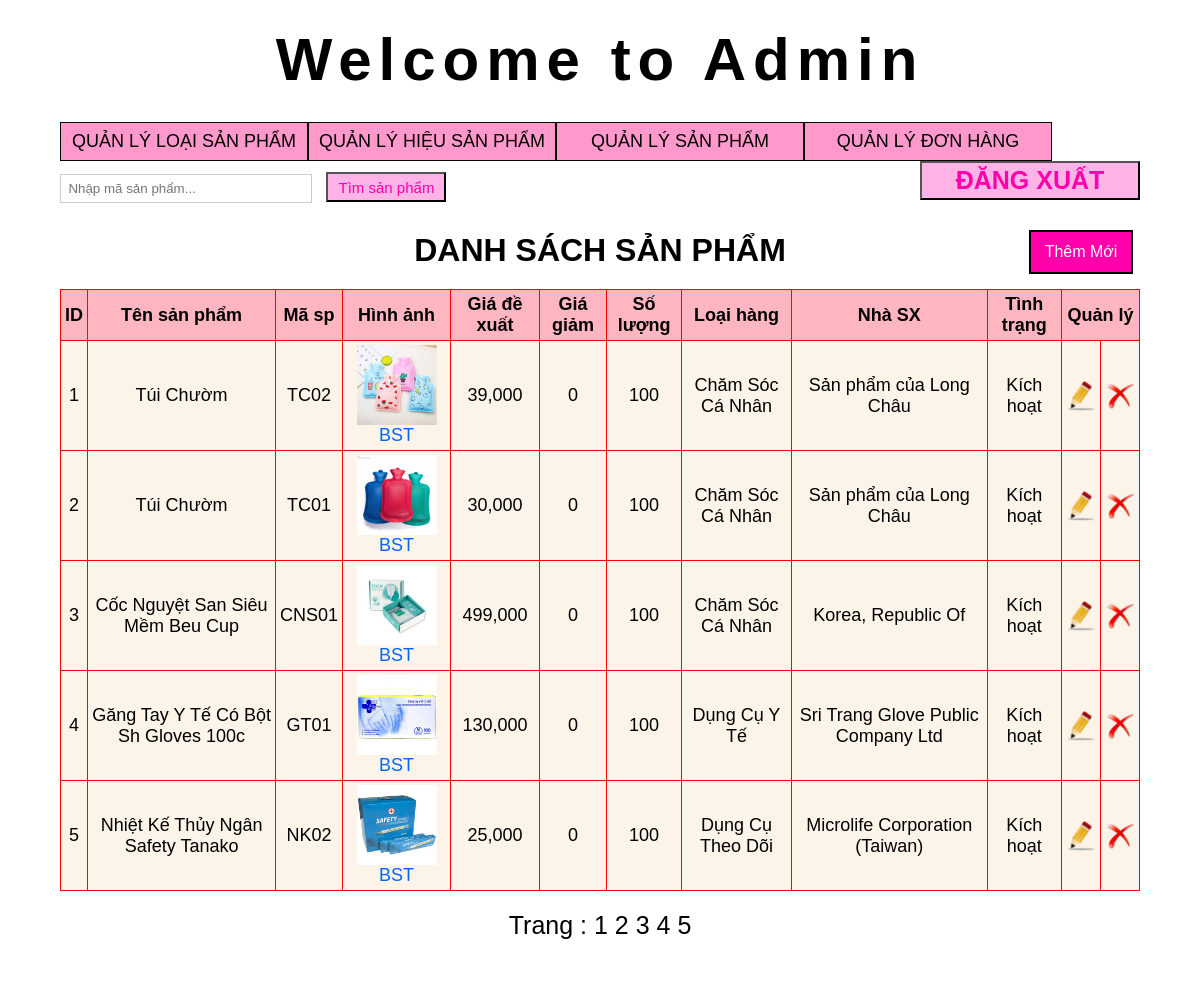
Screenshot of /admincp/index.php (signed in) with the database file from the repository.
### tables this page shows
CREATE TABLE `sanpham` (
  `idsanpham` int(11) NOT NULL,
  `tensp` varchar(255) NOT NULL,
  `masp` varchar(255) NOT NULL,
  `hinhanh` varchar(100) NOT NULL,
  `giadexuat` float NOT NULL,
  `giagiam` float NOT NULL,
  `soluong` int(11) NOT NULL,
  `loaisp` int(11) NOT NULL,
  `nhasx` int(11) NOT NULL,
  `tinhtrang` varchar(100) NOT NULL,
  `noidung` longtext NOT NULL
);

CREATE TABLE `loaisp` (
  `idloaisp` int(11) NOT NULL,
  `tenloaisp` varchar(255) NOT NULL,
  `tinhtrang` varchar(100) NOT NULL
);

CREATE TABLE `hieusp` (
  `idhieusp` int(11) NOT NULL,
  `tenhieusp` varchar(255) NOT NULL,
  `tinhtrang` varchar(100) NOT NULL
);

### admincp/modules/quanlysanpham/lietke.php (the view)
<h1 style="padding: 20px 0px;">DANH SÁCH SẢN PHẨM</h1>
<?php
	if(isset($_GET['trang'])){
		$trang=$_GET['trang'];
	}else{
		$trang='';
	}
	if($trang =='' || $trang =='1'){
		$trang1=0;
	}else{
		$trang1=($trang*5)-5;
	}
	$sql_lietkesp="select * from sanpham,hieusp,loaisp where loaisp.idloaisp=sanpham.loaisp and hieusp.idhieusp=sanpham.nhasx order by sanpham.idsanpham desc limit $trang1,5 ";
	$row_lietkesp=mysql_query($sql_lietkesp);
?>
<div class="button_themsp">
  <a href="index.php?quanly=sanpham&ac=them">Thêm Mới</a>
</div>
<table width="100%" border="1">
  <tr style="background:lightpink;font-weight:600;">
    <td>ID</td>
    <td>Tên sản phẩm</td>
    <td>Mã sp</td>
    <td>Hình ảnh</td>
    <td>Giá đề xuất</td>
    <td>Giá giảm</td>
    <td>Số lượng</td>
    <td>Loại hàng</td>
    <td>Nhà SX</td>
    <td>Tình trạng</td>
    <td colspan="2">Quản lý</td>
  </tr>
  <?php
  $i=1;
  while($dong=mysql_fetch_array($row_lietkesp)){
  ?>
  <tr>
    <td><?php  echo $i;?></td>
    <td><?php echo $dong['tensp'] ?></td>
    <td><?php echo $dong['masp'] ?></td>
    <td>
      <img src="modules/quanlysanpham/uploads/<?php echo $dong['hinhanh'] ?>" width="80" height="80" />
      <a href="index.php?quanly=gallery&ac=lietke&id=<?php echo $dong['idsanpham'] ?>" style="text-align:center;text-decoration:none; font-size:18px;color:#06F;">BST</a>
    </td>
    <td><?php echo number_format($dong['giadexuat']) ?></td>
    <td><?php echo number_format($dong['giagiam']) ?></td>
    <td><?php echo $dong['soluong'] ?></td>
    <td><?php echo $dong['tenloaisp'] ?></td>
    <td><?php echo $dong['tenhieusp'] ?></td>
    <td>
      <?php $sql_tinhtrang = "select tinhtrang from sanpham";
      $row_tinhtrang = mysql_query($sql_tinhtrang);
      $dong_tinhtrang=mysql_fetch_array($row_tinhtrang);
      if($dong_tinhtrang['tinhtrang'] == 1 ){
        echo 'Kích hoạt';
      }elseif($dong_tinhtrang['tinhtrang'] ==2){
        echo 'Không kích hoạt';
      }
      ?>
    </td>
    <td><a href="index.php?quanly=sanpham&ac=sua&id=<?php echo $dong['idsanpham'] ?>" ><center><img src="../imgs/edit.png" width="30" height="30" /></center></a></td>
    <td><a href="modules/quanlysanpham/xuly.php?id=<?php echo $dong['idsanpham']?>" class="delete_link"><center><img src="../imgs/delete.png" width="30" height="30"   /></center></a></td>
  </tr>
  <?php
    $i++;
    }
  ?>
</table>
<div class="trang">
	Trang :
  <?php
	$sql_trang=mysql_query("select * from sanpham");
	$count_trang=mysql_num_rows($sql_trang);
	$a=ceil($count_trang/5);
	for($b=1;$b<=$a;$b++){
		if($trang==$b){
		  echo '<a href="index.php?quanly=sanpham&ac=lietke&trang='.$b.'" style="text-decoration:underline;color:red;">'.$b.' ' .'</a>';
	  }else{
		  echo '<a href="index.php?quanly=sanpham&ac=lietke&trang='.$b.'" style="text-decoration:none;color:#000;">'.$b.' ' .'</a>';
	  }
	}
	?>
</div>

### admincp/style/css.css (style rules this page uses)
body { background:#fff; }
* { font-family: Arial, Helvetica, sans-serif; padding:0; margin:0; }
table { border-collapse:collapse; width:100%; background-color:#fcf4e8; border:1px solid #F00; }
table tr td { color:#000; font-size:18px; padding:4px; }
.button_themsp { width:100px; height:40px; border:2px solid #000; text-align:center; background:#ff00aa; line-height:40px; color:#ffb3e6; float:right; margin: 10px; position: absolute; top: 220px; right: 57px }
.button_themsp a { color:#fff; display:block; text-decoration:none; }
.trang { width:auto; height:30px; font-size:25px; padding-left:10px; color:#000; padding: 20px 20px; background:#fff; }

### rows the page displays
sanpham: tensp "Túi Chườm", masp "TC02", hinhanh (picture), giadexuat "39,000", giagiam "0", soluong "100", loaisp.tenloaisp "Chăm Sóc Cá Nhân", hieusp.tenhieusp "Sản phẩm của Long Châu"
sanpham: tensp "Túi Chườm", masp "TC01", hinhanh (picture), giadexuat "30,000", giagiam "0", soluong "100", loaisp.tenloaisp "Chăm Sóc Cá Nhân", hieusp.tenhieusp "Sản phẩm của Long Châu"
sanpham: tensp "Cốc Nguyệt San Siêu Mềm Beu Cup", masp "CNS01", hinhanh (picture), giadexuat "499,000", giagiam "0", soluong "100", loaisp.tenloaisp "Chăm Sóc Cá Nhân", hieusp.tenhieusp "Korea, Republic Of"
sanpham: tensp "Găng Tay Y Tế Có Bột Sh Gloves 100c", masp "GT01", hinhanh (picture), giadexuat "130,000", giagiam "0", soluong "100", loaisp.tenloaisp "Dụng Cụ Y Tế", hieusp.tenhieusp "Sri Trang Glove Public Company Ltd"
sanpham: tensp "Nhiệt Kế Thủy Ngân Safety Tanako", masp "NK02", hinhanh (picture), giadexuat "25,000", giagiam "0", soluong "100", loaisp.tenloaisp "Dụng Cụ Theo Dõi", hieusp.tenhieusp "Microlife Corporation (Taiwan)"
